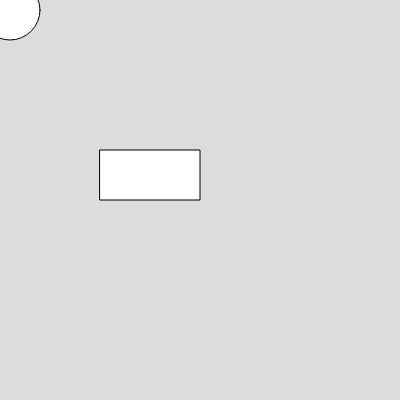
Frame 1 (no input)
Frame 60 (no input): identical to frame 1, image omitted
Frame 120 (the mouse pressed at the canvas centre since frame 60): identical to frame 1, image omitted

The p5.js sketch that drew this single still picture (run headless with seeded random() and noise() and a simulated clock; from frame 60 on, the mouse is pressed at the canvas centre):

// p5.js sketch
// ── sketch.js
function setup() {
  createCanvas(400, 400);
}

function draw() {
  background(220);
   ellipse(10, 10, 60, 60)
   rect(100,150,100,50)
}
